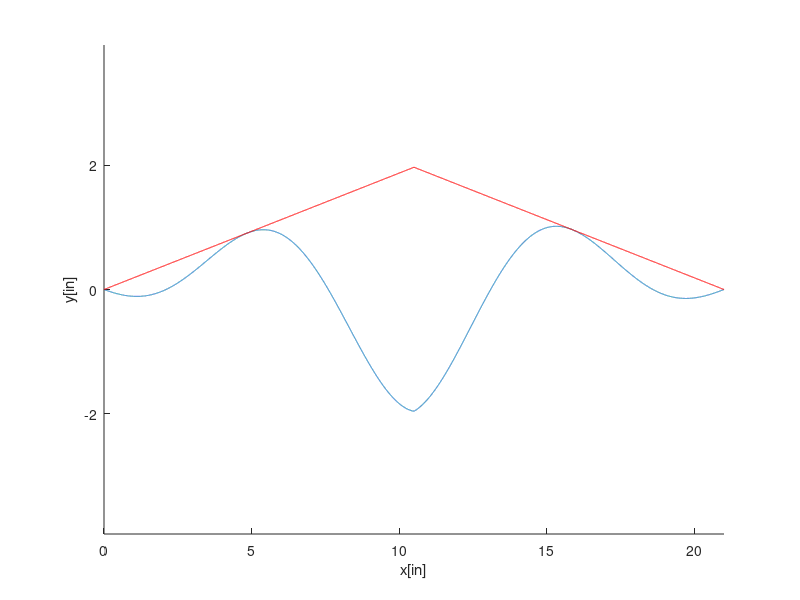

Here is the MATLAB script that generated this plot: (Note: this script raises an error after producing the figure.)
clear, clc
L = 21;
f = 0.1; % Hz
lambda = L/12;
Amax = 0.1*39.3701;
k = 1/lambda;
x = 0:0.001:L;

%% Define several waveforms
lin_inc = @(t) x*Amax/L.*sin(k*x-f*t);
exp_incr = @(t) x.^2*Amax/L.^2.*sin(k*x-f*t);
x_half1 = floor(numel(x)/2);
x_half2 = ceil(numel(x)/2);
lin_inc_dec = @(t) [x(1:x_half1).*Amax/L Amax-x(x_half2:end).*Amax/L].*sin(k*x-f*t);
exp_inc_dec = @(t) [x(1:x_half1).^(1/2).*Amax/L^(1/2) Amax-x(x_half2:end).^(1/2).*Amax/L^(1/2)].*sin(k*x-f*t);

%% Plot the thing
figure, hold on
h = plot(x,lin_inc_dec(12));
plot(x, [x(1:x_half1).*Amax/L Amax-x(x_half2:end).*Amax/L], 'r--')
plot(x, [x(1:x_half1).*Amax/L Amax-x(x_half2:end).*Amax/L], 'r--')
xlim([x(1) x(end)])
ylim([-Amax Amax])
xlabel('x[in]')
ylabel('y[in]')

%% Save the frame and setup the output movie
Nz = 100; % s 
fps = 1000;
filename = 'waveform1.gif';
init_getframe = struct('cdata',[],'colormap',[]);
frames = repmat(init_getframe, Nz, 1 );
frames(1) = getframe;
im = frame2im(frames(1));
[imind,cm] = rgb2ind(im,256);
imwrite(imind,cm,filename,'gif', 'Loopcount',inf);


%% Make movie
for t = 1:1:Nz
    set(h,'YData', lin_inc_dec(t));
    drawnow
    frames(t) = getframe;
    im = frame2im(frames(t));
    [imind,cm] = rgb2ind(im,256);
    pause(1/1000)
end

%% Test amplitude envelope functions
A = @(x, e, th, q, Amax) Amax/(L.^e)*(th*x-q).^e;
y = @(x, f, k, t)sin(k*x - f*t);

Ax = A(x, 2, 1, L/2, 0.1);
Yx = y(x, f, k, 0);
wave = Ax.*Yx;
figure, hold on
plot(x,wave)
plot(x, Ax, 'r--')
plot(x, -Ax, 'r--')